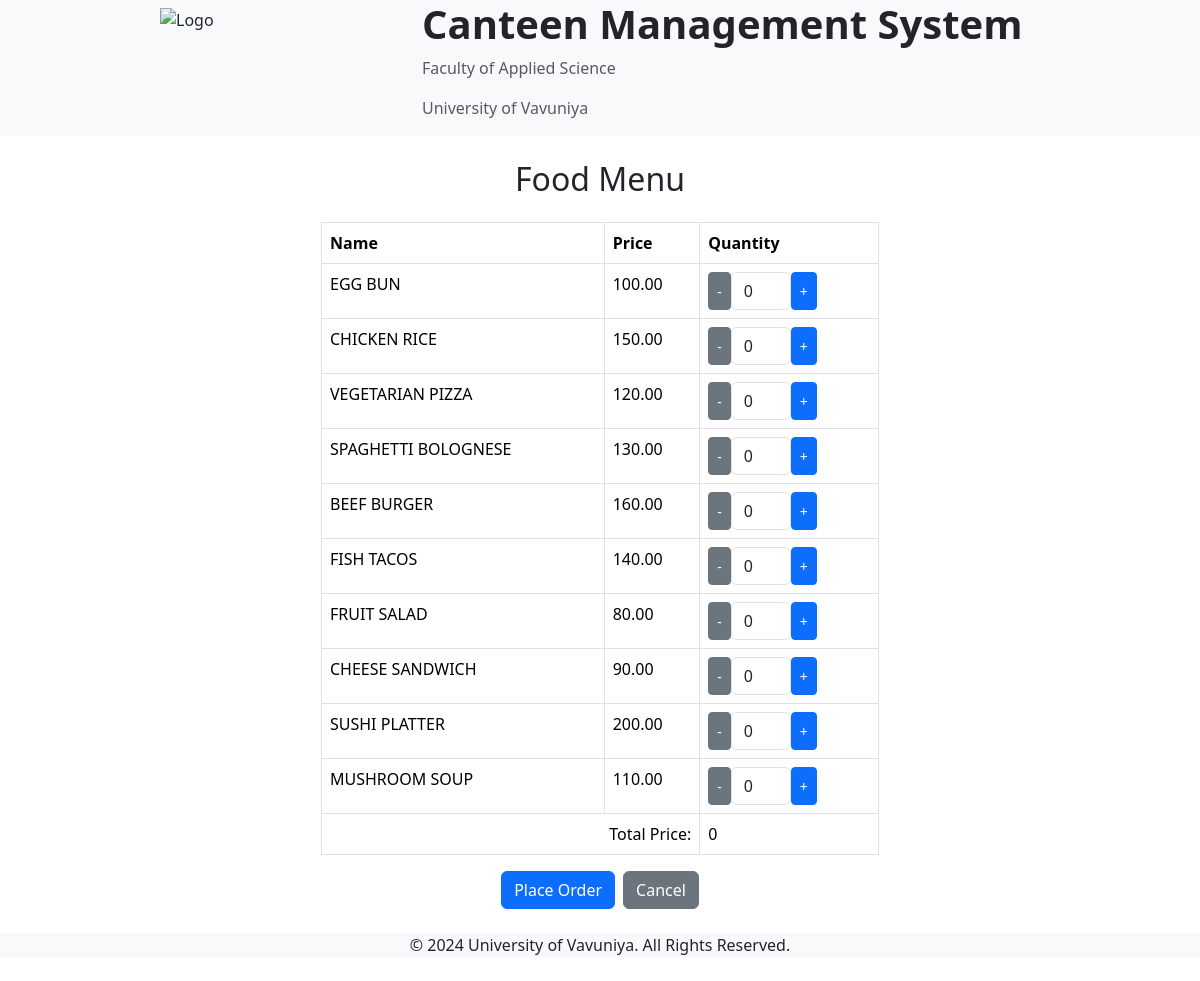
The page /index.php?page=menu.php on the database its author committed.
### tables this page shows
CREATE TABLE IF NOT EXISTS `menu` (
  `ID` int(11) NOT NULL AUTO_INCREMENT,
  `NAME` varchar(100) NOT NULL,
  `UNIT_PRICE` double NOT NULL,
  PRIMARY KEY (`ID`)
);

### menu.php (the view, shortened to what this page needs)
<div class="container d-flex justify-content-center">
    <div class="col-md-6">
        <h2 class="text-center mb-4">Food Menu</h2>
        <form id="orderForm" method="POST" action="">
            <table class="table table-bordered">
                <thead>
                    <tr>
                        <th>Name</th>
                        <th>Price</th>
                        <th>Quantity</th>
                    </tr>
                </thead>
                <tbody>
                    <?php
                    $sql = "SELECT ID as id, NAME as name, UNIT_PRICE as price FROM menu";
                    $result = $conn->query($sql);
                    if ($result->num_rows > 0) {
                        while ($row = $result->fetch_assoc()) {
                            echo "<tr data-id='" . $row['id'] . "'>";
                            echo "<td>" . $row['name'] . "</td>";
                            echo "<td>" . number_format($row['price'], 2) . "</td>";
                            echo "<td>";
                            echo "<div class='d-flex'>";
                            echo "<button class='btn btn-secondary btn-sm count-minus'>-</button>";
                            echo "<input type='text' class='form-control count-input' name='quantity[" . $row['id'] . "]' value='0'>";
                            echo "<button class='btn btn-primary btn-sm count-plus'>+</button>";
                            echo "</div>";
                            echo "</td>";
                            echo "</tr>";
                        }
                    } else {
                        echo "<tr><td colspan='3'>No menu items found.</td></tr>";
                    }
                    ?>
                </tbody>
                <tfoot>
                    <tr>
                        <td colspan="2" class="text-end">Total Price:</td>
                        <td id="totalPrice" class="text-bold">0</td>
                    </tr>
                </tfoot>
            </table>
            <div class="d-flex justify-content-center">
                <button type="submit" class="btn btn-primary me-2" id="placeOrder">Place Order</button>
                <a href="index.php" class="btn btn-secondary">Cancel</a>
            </div>
        </form>
    </div>
</div>

### index.php (shortened to what this page needs)
<!DOCTYPE html>
<html lang="en">
<head>
	<link href="https://cdn.jsdelivr.net/npm/bootstrap@5.3.2/dist/css/bootstrap.min.css" rel="stylesheet">
</head>
<body>
	<?php
	include("home_banner.php");
	?>
	<?php
	if (isset($_GET["page"])) {
		$page = $_GET["page"];
		if (file_exists($page)) {
			include($page);
		} else {
			include("body.php");
		}
	} else {
		include("body.php");
	}
	?>
	<footer class="container-fluid text-center bg-light" style="margin: 24px 0;">
		<p>&copy; 2024 University of Vavuniya. All Rights Reserved.</p>
	</footer>
</body>
</html>

### home_banner.php
<header class="header bg-light">
  <div class="container justify-content-center">
    <div class="row">
      <div class="col-4 d-flex align-items-center justify-content-center">
        <img src="logo.png" alt="Logo" class="img-fluid" style="width: 120px; height: 120px;">
      </div>
      <div class="col-8 d-flex flex-column justify-content-center">
        <h1 class="fs-1 fw-bold">Canteen Management System</h1>
        <p class="text-muted">Faculty of Applied Science</p>
        <p class="text-muted">University of Vavuniya</p>
      </div>
    </div>
  </div>
</header>

### index.php (style rules this page uses)
.text-center.mb-4 { margin: 24px 0; }

### menu.php (style rules this page uses)
.count-input { width: 60px; }

### rows shown on the page
menu: NAME "EGG BUN", UNIT_PRICE "100.00"
menu: NAME "CHICKEN RICE", UNIT_PRICE "150.00"
menu: NAME "VEGETARIAN PIZZA", UNIT_PRICE "120.00"
menu: NAME "SPAGHETTI BOLOGNESE", UNIT_PRICE "130.00"
menu: NAME "BEEF BURGER", UNIT_PRICE "160.00"
menu: NAME "FISH TACOS", UNIT_PRICE "140.00"
menu: NAME "FRUIT SALAD", UNIT_PRICE "80.00"
menu: NAME "CHEESE SANDWICH", UNIT_PRICE "90.00"
menu: NAME "SUSHI PLATTER", UNIT_PRICE "200.00"
menu: NAME "MUSHROOM SOUP", UNIT_PRICE "110.00"
